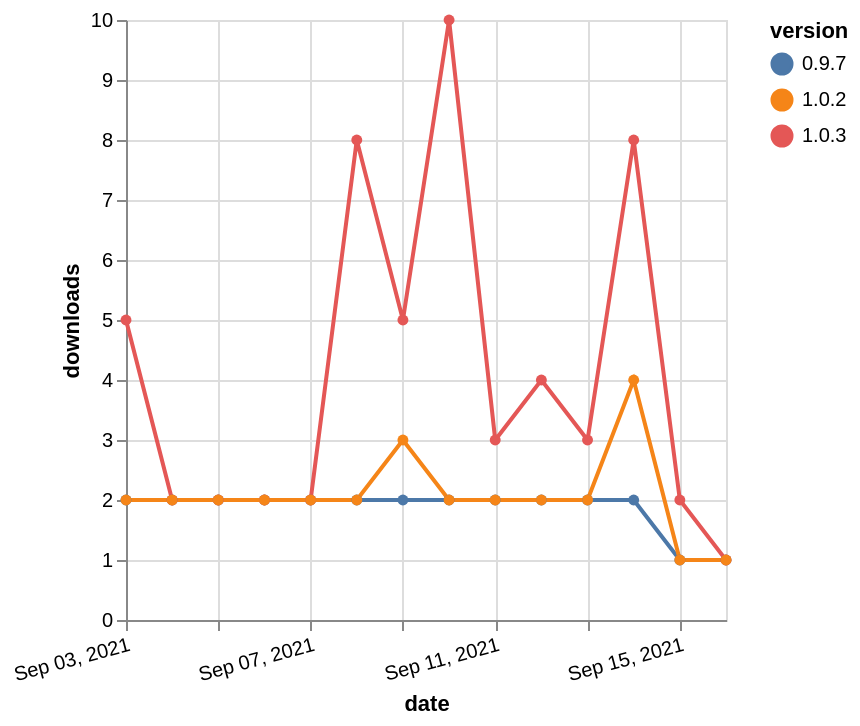

Specify this chart in Vega-Lite:
### Vega-Lite specification from a JSON file in a GitHub repository (floating-point values rounded to 4 significant figures)
{"$schema": "https://vega.github.io/schema/vega-lite/v5.json", "description": "A simple bar chart with embedded data.", "data": {"values": [{"date": "2021-09-03", "total": 2834, "delta": 2, "version": "0.9.7"}, {"date": "2021-09-04", "total": 2836, "delta": 2, "version": "0.9.7"}, {"date": "2021-09-05", "total": 2838, "delta": 2, "version": "0.9.7"}, {"date": "2021-09-06", "total": 2840, "delta": 2, "version": "0.9.7"}, {"date": "2021-09-07", "total": 2842, "delta": 2, "version": "0.9.7"}, {"date": "2021-09-08", "total": 2844, "delta": 2, "version": "0.9.7"}, {"date": "2021-09-09", "total": 2846, "delta": 2, "version": "0.9.7"}, {"date": "2021-09-10", "total": 2848, "delta": 2, "version": "0.9.7"}, {"date": "2021-09-11", "total": 2850, "delta": 2, "version": "0.9.7"}, {"date": "2021-09-12", "total": 2852, "delta": 2, "version": "0.9.7"}, {"date": "2021-09-13", "total": 2854, "delta": 2, "version": "0.9.7"}, {"date": "2021-09-14", "total": 2856, "delta": 2, "version": "0.9.7"}, {"date": "2021-09-15", "total": 2857, "delta": 1, "version": "0.9.7"}, {"date": "2021-09-16", "total": 2858, "delta": 1, "version": "0.9.7"}, {"date": "2021-09-03", "total": 3528, "delta": 5, "version": "1.0.3"}, {"date": "2021-09-04", "total": 3530, "delta": 2, "version": "1.0.3"}, {"date": "2021-09-05", "total": 3532, "delta": 2, "version": "1.0.3"}, {"date": "2021-09-06", "total": 3534, "delta": 2, "version": "1.0.3"}, {"date": "2021-09-07", "total": 3536, "delta": 2, "version": "1.0.3"}, {"date": "2021-09-08", "total": 3544, "delta": 8, "version": "1.0.3"}, {"date": "2021-09-09", "total": 3549, "delta": 5, "version": "1.0.3"}, {"date": "2021-09-10", "total": 3559, "delta": 10, "version": "1.0.3"}, {"date": "2021-09-11", "total": 3562, "delta": 3, "version": "1.0.3"}, {"date": "2021-09-12", "total": 3566, "delta": 4, "version": "1.0.3"}, {"date": "2021-09-13", "total": 3569, "delta": 3, "version": "1.0.3"}, {"date": "2021-09-14", "total": 3577, "delta": 8, "version": "1.0.3"}, {"date": "2021-09-15", "total": 3579, "delta": 2, "version": "1.0.3"}, {"date": "2021-09-16", "total": 3580, "delta": 1, "version": "1.0.3"}, {"date": "2021-09-03", "total": 2986, "delta": 2, "version": "1.0.2"}, {"date": "2021-09-04", "total": 2988, "delta": 2, "version": "1.0.2"}, {"date": "2021-09-05", "total": 2990, "delta": 2, "version": "1.0.2"}, {"date": "2021-09-06", "total": 2992, "delta": 2, "version": "1.0.2"}, {"date": "2021-09-07", "total": 2994, "delta": 2, "version": "1.0.2"}, {"date": "2021-09-08", "total": 2996, "delta": 2, "version": "1.0.2"}, {"date": "2021-09-09", "total": 2999, "delta": 3, "version": "1.0.2"}, {"date": "2021-09-10", "total": 3001, "delta": 2, "version": "1.0.2"}, {"date": "2021-09-11", "total": 3003, "delta": 2, "version": "1.0.2"}, {"date": "2021-09-12", "total": 3005, "delta": 2, "version": "1.0.2"}, {"date": "2021-09-13", "total": 3007, "delta": 2, "version": "1.0.2"}, {"date": "2021-09-14", "total": 3011, "delta": 4, "version": "1.0.2"}, {"date": "2021-09-15", "total": 3012, "delta": 1, "version": "1.0.2"}, {"date": "2021-09-16", "total": 3013, "delta": 1, "version": "1.0.2"}]}, "width": "container", "mark": {"type": "line", "point": {"filled": true}}, "encoding": {"x": {"field": "date", "type": "temporal", "timeUnit": "yearmonthdate", "title": "date", "axis": {"labelAngle": -15}}, "y": {"field": "delta", "type": "quantitative", "title": "downloads"}, "color": {"field": "version", "type": "nominal"}, "tooltip": {"field": "delta"}}}
